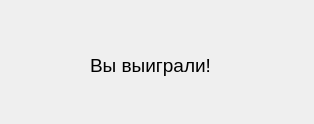
<?xml version="1.0" encoding="UTF-8"?>
<ui version="4.0">
 <class>Form</class>
 <widget class="QWidget" name="Form">
  <property name="geometry">
   <rect>
    <x>0</x>
    <y>0</y>
    <width>314</width>
    <height>124</height>
   </rect>
  </property>
  <property name="windowTitle">
   <string>Form</string>
  </property>
  <widget class="QLabel" name="label">
   <property name="geometry">
    <rect>
     <x>90</x>
     <y>50</y>
     <width>131</width>
     <height>31</height>
    </rect>
   </property>
   <property name="font">
    <font>
     <pointsize>14</pointsize>
    </font>
   </property>
   <property name="text">
    <string>Вы выиграли!</string>
   </property>
  </widget>
 </widget>
 <resources/>
 <connections/>
</ui>
